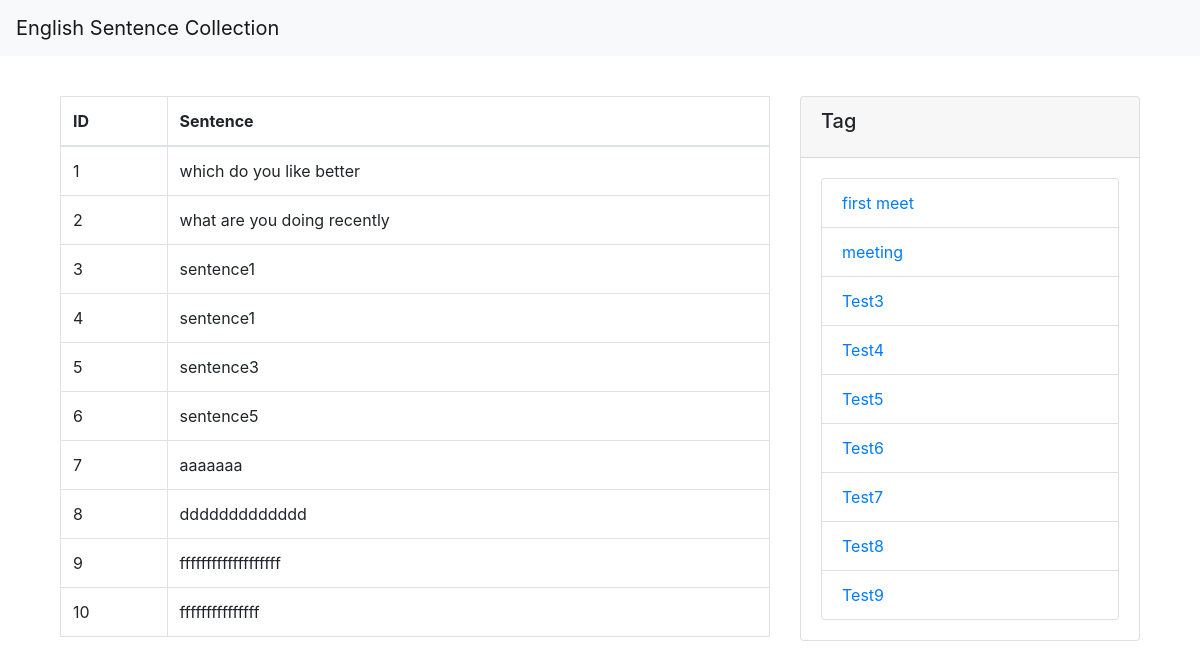
Before: / with the older database file.
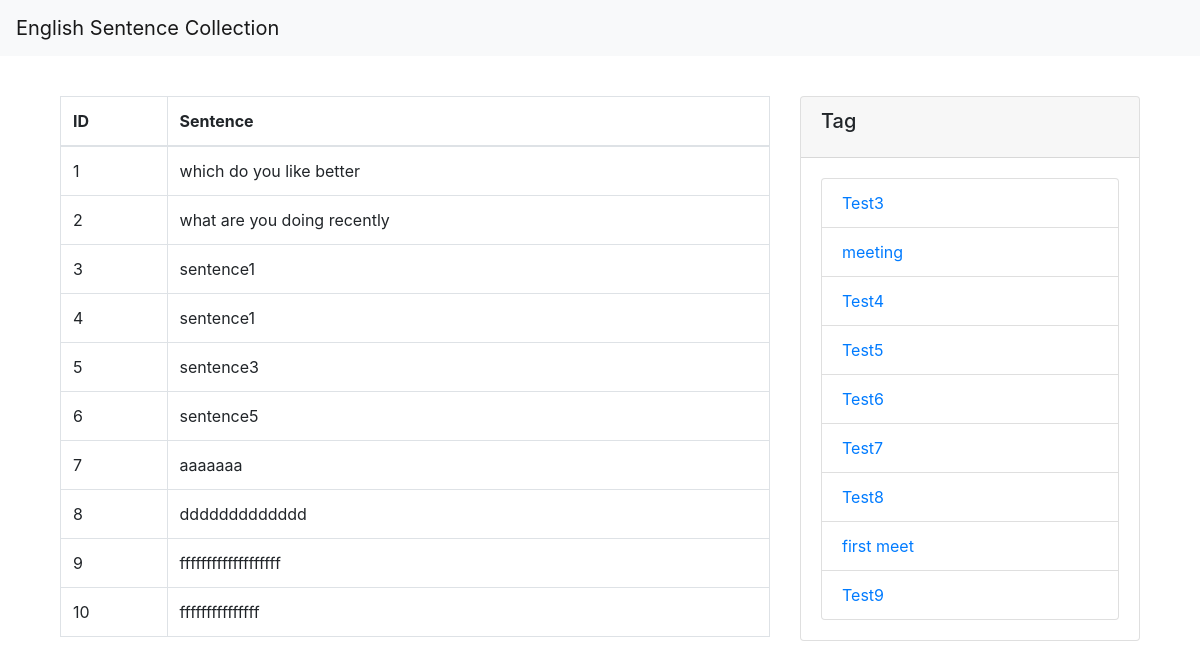
After: the same page with the newer database file.
### app/models.py (models this page shows, shortened)
class Tag(models.Model):
    name = models.CharField('Tagname', max_length=255)
    created_at = models.DateTimeField('date', default=timezone.now)
    ordering = models.IntegerField(default=0)
    class Meta:
        ordering = ['ordering', 'pk']

class Sentence(models.Model):
    name = models.TextField('Sentence')
    tag = models.ManyToManyField(Tag, verbose_name='tag')
    class Meta:
        ordering = ['pk']

### app/views.py (the view)
# urls.py: path('', views.IndexView.as_view(), name='index'),
class IndexView(generic.ListView):
    model = Sentence
    paginate_by = 10

### app/context_processor.py (called while the page is built)
def common(request):
    context = {
        "tags": Tag.objects.all(),
    }
    return context

### app/templates/app/sentence_list.html (shortened to what this page needs)
{% extends 'app/base.html' %}
{% block content %}
    <div class="container mt-4">
    <div class="row">
    <div class="col-md-4 order-md-2 mt-3">
        <div class="card">
        <div class="card-header">
        <h5 class="card-title">Tag</h5>
        </div>
        <div class="card-body">
                <ul class = "list-group order">
                    {% for tag in tags %}
                    {% with tag.id|stringformat:"s" as tag_id %}
                        <li class = "list-group-item order-child" id="{{ 'tag_'|add:tag_id}}"><a href="{% url 'app:tag' tag.name %}">{{ tag.name }}</a></li>
                    {% endwith %}
                    {% endfor %}
                </ul>
        </div>
        </div>
    </div>
    <div class="col-md-8 order-md-1 mt-3" >
        <table class="table table-bordered">
        <thead>
        <tr>
          <th>ID</th>
          <th>Sentence</th>
        </tr>
        </thead>
        <tbody>
        {% for sentence in sentence_list %}
        <tr>
          <td>{{ sentence.pk }}</td>
          <td>{{ sentence.name }}</td>
        </tr>
        {% endfor %}
        </tbody>
        </table>
    </div>
    </div>
    </div>
{% endblock %}

### app/templates/app/base.html (shortened to what this page needs)
<!doctype html>
<html lang="ja">
  <head>
    <link rel="stylesheet" href="https://maxcdn.bootstrapcdn.com/bootstrap/4.0.0-beta.2/css/bootstrap.min.css">
  </head>
  <body>
     <nav class="navbar navbar-expand-lg navbar-light bg-light">
      <a class="navbar-brand" href="#">English Sentence Collection</a>
    </nav>
    <div class="container">
      {% block content %}
      {% endblock %}
    </div>
  </body>
</html>

Changed rows visible on the page:
shown differently, row unchanged: Tag "Test3": moves up the list
changed Tag "first meet": moves down the list
